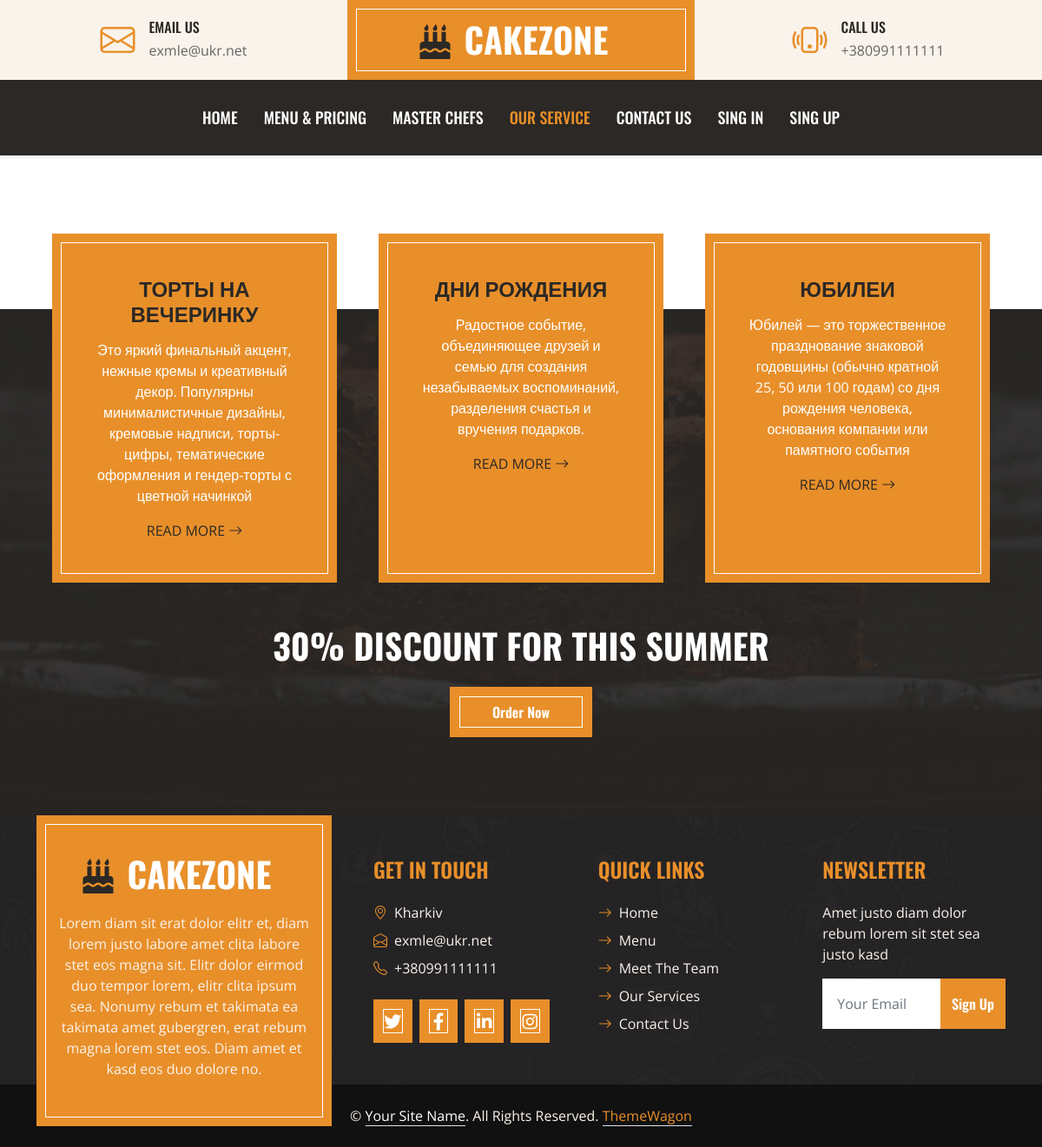
Page /services/ on the committed database.
### contacts/models.py (models this page shows, shortened)
class Contacts(models.Model):
    address = models.TextField() #address = models.CharField(max_length=255) мой вариант был
    photo = models.ImageField(upload_to='contacts_photos')
    phone = models.CharField(max_length=20)
    email = models.EmailField()
    working_hours = models.CharField(max_length=100)
    is_visible = models.BooleanField(default=True)
    sort = models.PositiveSmallIntegerField()
    facebook = models.URLField(blank=True)
    instagram = models.URLField(blank=True)
    twitter = models.URLField(blank=True)
    linkedin = models.URLField(blank=True)
    class Meta:
        verbose_name = 'Контакт' #'Contact'
        verbose_name_plural = 'Контакты' #'Contacts'
        ordering = ('sort',)

### menu/models.py (models this page shows, shortened)
class Category(models.Model):
    name = models.CharField(max_length=50)
    description = models.TextField(blank=True)
    sort = models.PositiveSmallIntegerField()
    is_vsible = models.BooleanField(default=True)
    class Meta:
        verbose_name = 'Категория' #'Category'
        verbose_name_plural = 'Категории' #'Categories'
        ordering = ('sort',)

### services/views.py (the view)
# urls.py: path('', index, name = 'index'),
def index(request):
    categories = Category.objects.filter(is_vsible=True).order_by('sort')
    context = {
        'categories': categories,
    }
    return render(request, 'services.html', context=context)

### contacts/forms.py
class SubscriberForm(forms.ModelForm):
    class Meta:
        model = Subscriber
        fields = ('email',)
        widgets = {
            'email': forms.EmailInput(attrs={
                'class': 'form-control border-white p-3',
                'placeholder': 'Your Email',
                }),
        }

### contacts/context_processors.py (called while the page is built)
def contacts(request):
    return {
        'subscriber_form': SubscriberForm(),
        'index_contacts': Contacts.objects.first()
    }

### services/templates/services.html
{% extends "index.html" %}
{% block content %}
    <div class="container-fluid service position-relative px-5" style="margin-top: 90px;">
        <div class="container">
            <div class="row g-5">
                {% for item in categories %}
                    <div class="col-lg-4 col-md-6">
                        <div class="bg-primary border-inner text-center text-white p-5 h-100 d-flex flex-column">
                        <h4 class="text-uppercase mb-3">{{ item.name }}</h4>
                        <p>{{ item.description }}</p>
                        <a class="text-uppercase text-dark" href="{% url 'menu:index' %}#tab-{{ item.pk }}">Read More <i class="bi bi-arrow-right"></i></a>
                        </div>
                    </div>
                {% endfor %}
                <div class="col-lg-12 col-md-6 text-center">
                    <h1 class="text-uppercase text-light mb-4">30% Discount For This Summer</h1>
                    <a href="" class="btn btn-primary border-inner py-3 px-5">Order Now</a>
                </div>
            </div>
        </div>
    </div>
{% endblock %}

### templates/header.html
<div class="container-fluid px-0 d-none d-lg-block">
        <div class="row gx-0">
            <div class="col-lg-4 text-center bg-secondary py-3">
                <div class="d-inline-flex align-items-center justify-content-center">
                    <i class="bi bi-envelope fs-1 text-primary me-3"></i>
                    <div class="text-start">
                        <h6 class="text-uppercase mb-1">Email Us</h6>
                        <span>{{ index_contacts.email }}</span>
                    </div>
                </div>
            </div>
            <div class="col-lg-4 text-center bg-primary border-inner py-3">
                <div class="d-inline-flex align-items-center justify-content-center">
                    <a href="index.html" class="navbar-brand">
                        <h1 class="m-0 text-uppercase text-white"><i class="fa fa-birthday-cake fs-1 text-dark me-3"></i>CakeZone</h1>
                    </a>
                </div>
            </div>
            <div class="col-lg-4 text-center bg-secondary py-3">
                <div class="d-inline-flex align-items-center justify-content-center">
                    <i class="bi bi-phone-vibrate fs-1 text-primary me-3"></i>
                    <div class="text-start">
                        <h6 class="text-uppercase mb-1">Call Us</h6>
                        <span>{{ index_contacts.phone }}</span>
                    </div>
                </div>
            </div>
        </div>
    </div>

### templates/footer.html (shortened to what this page needs)
<div class="container-fluid bg-img text-secondary" style="margin-top: 90px">
        <div class="container">
            <div class="row gx-5">
                <div class="col-lg-4 col-md-6 mb-lg-n5">
                    <div class="d-flex flex-column align-items-center justify-content-center text-center h-100 bg-primary border-inner p-4">
                        <a href="index.html" class="navbar-brand">
                            <h1 class="m-0 text-uppercase text-white"><i class="fa fa-birthday-cake fs-1 text-dark me-3"></i>CakeZone</h1>
                        </a>
                        <p class="mt-3">Lorem diam sit erat dolor elitr et, diam lorem justo labore amet clita labore stet eos magna sit. Elitr dolor eirmod duo tempor lorem, elitr clita ipsum sea. Nonumy rebum et takimata ea takimata amet gubergren, erat rebum magna lorem stet eos. Diam amet et kasd eos duo dolore no.</p>
                    </div>
                </div>
                <div class="col-lg-8 col-md-6">
                    <div class="row gx-5">
                        <div class="col-lg-4 col-md-12 pt-5 mb-5">
                            <h4 class="text-primary text-uppercase mb-4">Get In Touch</h4>
                            <div class="d-flex mb-2">
                                <i class="bi bi-geo-alt text-primary me-2"></i>
                                <p class="mb-0">{{ index_contacts.address }}</p>
                            </div>
                            <div class="d-flex mb-2">
                                <i class="bi bi-envelope-open text-primary me-2"></i>
                                <p class="mb-0">{{ index_contacts.email }}</p>
                            </div>
                            <div class="d-flex mb-2">
                                <i class="bi bi-telephone text-primary me-2"></i>
                                <p class="mb-0">{{ index_contacts.phone }}</p>
                            </div>
                            <div class="d-flex mt-4">
                                <a class="btn btn-lg btn-primary btn-lg-square border-inner rounded-0 me-2" href="{{ index_contacts.twitter }}" target="_blank"><i class="fab fa-twitter fw-normal"></i></a>
                                <a class="btn btn-lg btn-primary btn-lg-square border-inner rounded-0 me-2" href="{{ index_contacts.facebook }}" target="_blank"><i class="fab fa-facebook-f fw-normal"></i></a>
                                <a class="btn btn-lg btn-primary btn-lg-square border-inner rounded-0 me-2" href="{{ index_contacts.linkedin }}" target="_blank"><i class="fab fa-linkedin-in fw-normal"></i></a>
                                <a class="btn btn-lg btn-primary btn-lg-square border-inner rounded-0 me-2" href="{{ index_contacts.instagram }}" target="_blank"><i class="fab fa-instagram fw-normal"></i></a>
                            </div>
                        </div>
                        <div class="col-lg-4 col-md-12 pt-0 pt-lg-5 mb-5">
                            <h4 class="text-primary text-uppercase mb-4">Quick Links</h4>
                            <div class="d-flex flex-column justify-content-start">
                                <a class="text-secondary mb-2" href="{% url 'home:index' %}"><i class="bi bi-arrow-right text-primary me-2"></i>Home</a>
                                <a class="text-secondary mb-2" href="{% url 'menu:index' %}"><i class="bi bi-arrow-right text-primary me-2"></i>Menu</a>
                                <a class="text-secondary mb-2" href="{% url 'masters:index' %}"><i class="bi bi-arrow-right text-primary me-2"></i>Meet The Team</a>
                                <a class="text-secondary mb-2" href="{% url 'services:index' %}"><i class="bi bi-arrow-right text-primary me-2"></i>Our Services</a>
                                <a class="text-secondary" href="{% url 'contacts:index' %}"><i class="bi bi-arrow-right text-primary me-2"></i>Contact Us</a>
                            </div>
                        </div>
                        <div class="col-lg-4 col-md-12 pt-0 pt-lg-5 mb-5">
                            <h4 class="text-primary text-uppercase mb-4">Newsletter</h4>
                            <p>Amet justo diam dolor rebum lorem sit stet sea justo kasd</p>
                            <form action="{% url 'contacts:subscribe' %}" method="post">
                                <div class="input-group">
                                    {{ subscriber_form.email }}
                                    <button class="btn btn-primary">Sign Up</button>
                                </div>
                            </form>
                        </div>
                    </div>
                </div>
            </div>
        </div>
    </div>
<div class="container-fluid text-secondary py-4" style="background: #111111;">
        <div class="container text-center">
            <p class="mb-0">&copy; <a class="text-white border-bottom" href="#">Your Site Name</a>. All Rights Reserved.
			<a class="border-bottom" href="https://themewagon.com" target="_blank">ThemeWagon</a>
        </div>
    </div>

### static/css/style.css (style rules this page uses)
:root { --primary: #E88F2A; --secondary: #FAF3EB; --light: #FFFFFF; --dark: #2B2825; }
h1, h2, .font-weight-bold { font-weight: 700 !important; }
h3, h4, .font-weight-semi-bold { font-weight: 600 !important; }
h5, h6, .font-weight-medium { font-weight: 500 !important; }
.btn { font-family: 'Oswald', sans-serif; font-weight: 600; transition: .5s; }
.btn-primary { color: #FFFFFF; }
.border-inner { position: relative; }
.border-inner * { position: relative; z-index: 1; }
.border-inner::before { position: absolute; content: ""; top: 10px; right: 10px; bottom: 10px; left: 10px; background: none; border: 1px solid var(--light); z-index: 0; }
.btn-lg-square { width: 50px; height: 50px; }
.btn-square, .btn-sm-square, .btn-lg-square { padding-left: 0; padding-right: 0; text-align: center; }
.service::after, .contact::after { position: absolute; content: ""; width: 100%; height: calc(100% - 45px); top: 135px; left: 0; background: linear-gradient(rgba(43, 40, 37, .9), rgba(43, 40, 37, .9)), url(../img/service.jpg) center center no-repeat; background-size: cover; z-index: -1; }
.bg-img { background: linear-gradient(rgba(43, 40, 37, .5), rgba(43, 40, 37, .5)), url(../img/bg.jpg) center center no-repeat; background-size: cover; }

### rows in the picture
Contacts: email "exmle@ukr.net", phone "+380991111111", address "Kharkiv"
Category: name "ТОРТЫ НА ВЕЧЕРИНКУ", description "Это яркий финальный акцент, нежные кремы и креативный декор. Популярны минималистичные дизайны, кремовые надписи, торты-цифры, тематические оформления и гендер-торты с цветной начинкой"
Category: name "ДНИ РОЖДЕНИЯ", description "Радостное событие, объединяющее друзей и семью для создания незабываемых воспоминаний, разделения счастья и вручения подарков."
Category: name "ЮБИЛЕИ", description "Юбилей — это торжественное празднование знаковой годовщины (обычно кратной 25, 50 или 100 годам) со дня рождения человека, основания компании или памятного события"
